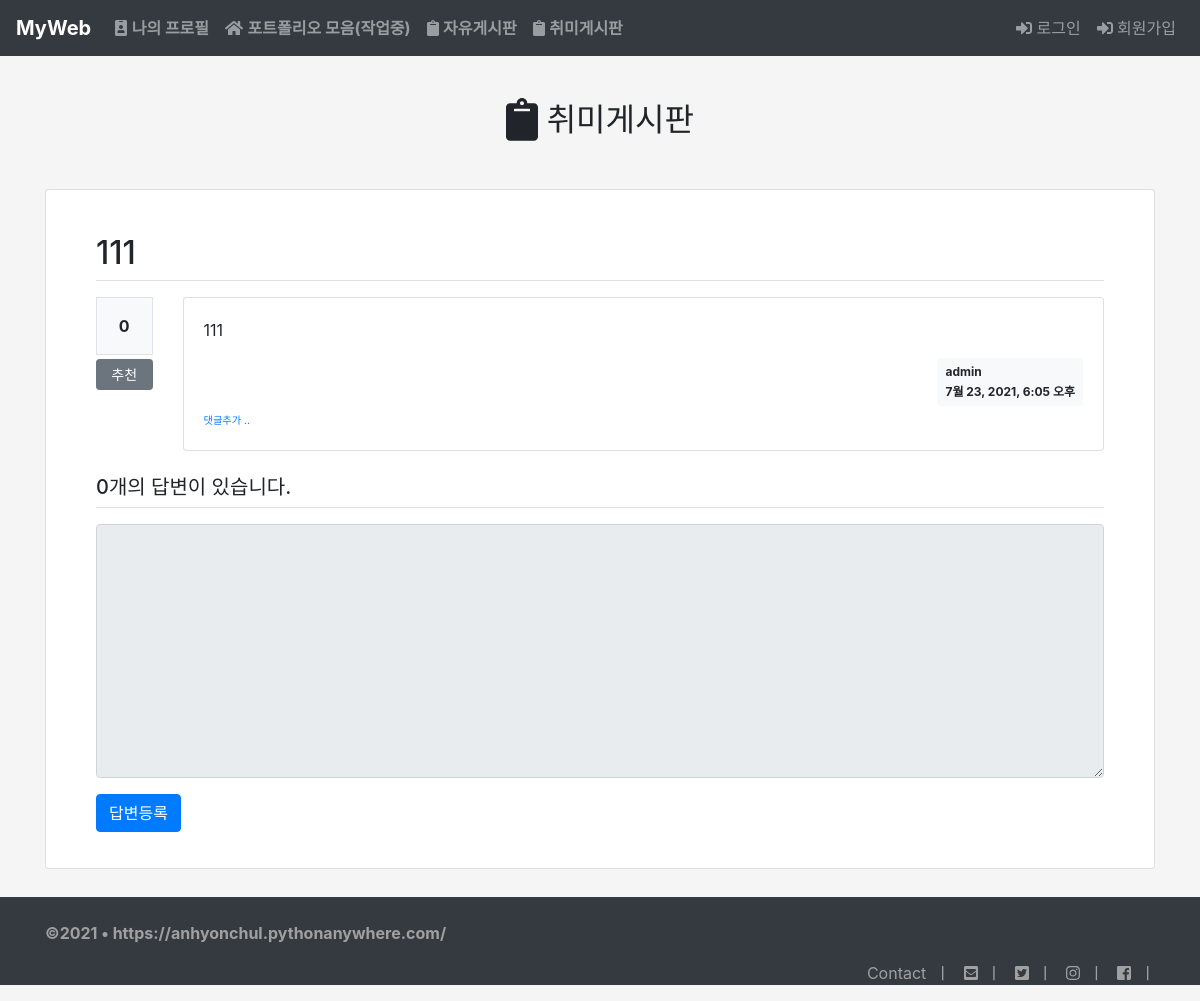
The page /pybo2/17/ on the database as committed earlier.
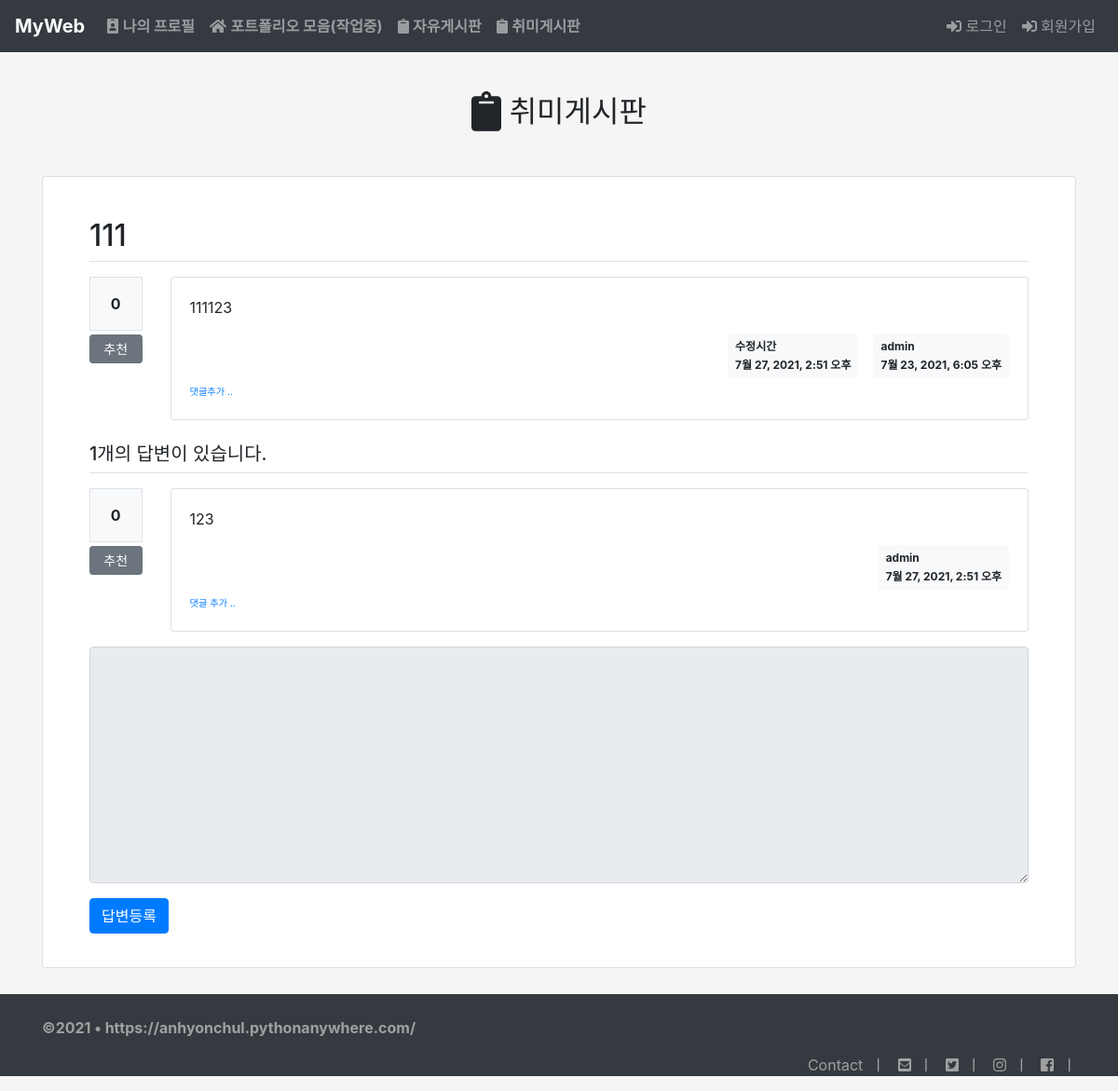
The same page on the database as committed later.
### pybo2/models.py (models this page shows, shortened)
class Question(models.Model):
    author = models.ForeignKey(User, on_delete=models.CASCADE, related_name='author_question2')
    subject = models.CharField(max_length=200)
    content = models.TextField()
    create_date = models.DateTimeField()
    modify_date = models.DateTimeField(null=True, blank=True)
    voter = models.ManyToManyField(User, related_name='voter_question2')

class Answer(models.Model):
    author = models.ForeignKey(User, on_delete=models.CASCADE, related_name='author_answer2')
    question = models.ForeignKey(Question, on_delete=models.CASCADE)
    content = models.TextField()
    create_date = models.DateTimeField()
    modify_date = models.DateTimeField(null=True, blank=True)
    voter = models.ManyToManyField(User, related_name='voter_answer2')

### pybo2/views.py (the view)
# urls.py: path('<int:question_id>/', base_views.detail, name='detail'),
def detail(request, question_id):
    question = get_object_or_404(Question, pk=question_id)
    context = {'question': question}
    return render(request, 'pybo2/question_detail.html', context)

### pybo2/templatetags/pybo_filter.py (called while the page is built)
@register.filter
def mark(value):
    extensions = ["nl2br", "fenced_code"]
    return mark_safe(markdown.markdown(value, extensions=extensions))

### templates/pybo2/question_detail.html (shortened to what this page needs)
{% extends 'base.html' %}
{% load pybo_filter %}
{% block content %}
<div class="container my-1">
    <div class="text-center">
        <h2 class="my-5"><i class="fas fa-clipboard fa-lg"></i> 취미게시판</h2>
    </div>
    <div class="card col-12">
        <div class="card-body">
            <div class="container my-3">
              <h2 class="border-bottom py-2">{{ question.subject }}</h2>
              <div class="row my-3">
                  <div class="col-1">
                      <div class="bg-light text-center p-3 border font-weight-bolder mb-1">
                        {{ question.voter.count }}
                      </div>
                      <a href="#" data-uri="{% url 'pybo2:vote_question' question.id %}"
                         class="recommend btn btn-sm btn-secondary btn-block my-1">추천</a>
                  </div>
                  <div class="col-11">
                    <div class="card">
                        <div class="card-body">
                            <div class="card-text">{{ question.content|mark }}</div>
                            <div class="d-flex justify-content-end">
                                {% if question.modify_date %}
                                <div class="badge badge-light p-2 text-left mx-3">
                                    <div class="mb-2">수정시간</div>
                                    <div>{{ question.modify_date }}</div>
                                </div>
                                {% endif %}
                                <div class="badge badge-light p-2 text-left">
                                    <div class="mb-2">{{ question.author.username }}</div>
                                    <div>{{ question.create_date }}</div>
                                </div>
                            </div>
                            <div>
                              <a href="{% url 'pybo2:comment_create_question' question.id %}"
                                 class="small"><small>댓글추가 ..</small></a>
                            </div>
                        </div>
                    </div>
                  </div>
              </div>
              <h5 class="border-bottom my-3 py-2">
                  {{question.answer_set.count}}개의 답변이 있습니다.
              </h5>
              {% for answer in question.answer_set.all %}
              <div class="row my-3">
                <div class="col-1">
                  <div class="bg-light text-center p-3 border font-weight-bolder mb-1>">
                    {{ answer.voter.count }}
                  </div>
                  <a href="#" data-uri="{% url 'pybo2:vote_answer' answer.id %}"
                     class="recommend btn btn-sm btn-secondary btn-block my-1">추천</a>
                </div>
                <div class="col-11">
                  <div class="card">
                    <div class="card-body">
                      <div class="card-text">{{ answer.content|mark }}</div>
                      <div class="d-flex justify-content-end">
                        <div class="badge badge-light p-2 text-left">
                            <div class="mb-2">{{ answer.author.username }}</div>
                            <div>{{ answer.create_date }}</div>
                        </div>
                      </div>
                      <div>
                        <a href="{% url 'pybo2:comment_create_answer' answer.id %}"
                           class="small"><small>댓글 추가 ..</small></a>
                      </div>
                    </div>
                  </div>
                </div>
              </div>
              {% endfor %}
                <form action="{% url 'pybo2:answer_create' question.id %}" method="post" class="my-3">
                    <div class="form-group">
                        <textarea {% if not user.is_authenticated %}disabled{% endif %}
                                  name="content" id="content" class="form-control" rows="10"></textarea>
                    </div>
                    <input type="submit" value="답변등록" class="btn btn-primary">
                </form>
            </div>
        </div>
    </div>
</div>
{% endblock %}

### templates/base.html (shortened to what this page needs)
{% load static %}
<!doctype html>
<html lang="ko">
<head>
    <link rel="stylesheet" type="text/css" href="{% static 'bootstrap.css' %}">
</head>
<body>
{% include "navbar.html" %}
{% block content %}
{% endblock %}
<br>
<footer class="py-4 bg-dark nt_footer">
    <div class="container">
        <div class="footer_box">
            <div>
                <p class="footer_text" style="color:#a0a0a0">
                    <strong>©2021 • https://anhyonchul.pythonanywhere.com/</strong>
                </p>
            </div>
           <div style="float:right;">
                <p class="footer_text" style="color:#a0a0a0">
                    Contact &nbsp;ㅣ
                    &nbsp;&nbsp;<i class="fas fa-envelope-square"></i>&nbsp;&nbsp;ㅣ
                    &nbsp;&nbsp;<i class="fab fa-twitter-square"></i>&nbsp;&nbsp;ㅣ
                    &nbsp;&nbsp;<i class="fab fa-instagram"></i>&nbsp;&nbsp;ㅣ
                    &nbsp;&nbsp;<i class="fab fa-facebook-square"></i>&nbsp;&nbsp;ㅣ
                </p>
           </div>
        </div>
    </div>
</footer>
</body>
</html>

### templates/navbar.html (shortened to what this page needs)
{% load static %}
<nav class="navbar fixed-top navbar-expand-sm bg-dark navbar-dark">
    <a class="navbar-brand" href="{% url 'pybo:index' %}"><strong>MyWeb</strong></a>
    <div class="collapse navbar-collapse" id="collapsibleNavbar">
        <ul class="navbar-nav navbar-dark">
            <li class="nav-item">
                <a class="nav-link" href="{% url 'pybo:profile' %}">
                    <i class="fas fa-id-badge"></i>&nbsp;<strong>나의 프로필</strong></a>
            </li>
            <li class="nav-item">
                <a class="nav-link" href="#">
                    <i class="fas fa-home"></i>&nbsp;<strong>포트폴리오 모음(작업중)</strong></a>
            </li>
            <li class="nav-item">
                <a class="nav-link" href="{% url 'pybo:board' %}">
                    <i class="fas fa-clipboard"></i>&nbsp;<strong>자유게시판</strong></a>
            </li>
            <li class="nav-item">
                <a class="nav-link" href="{% url 'pybo2:index' %}">
                    <i class="fas fa-clipboard"></i>&nbsp;<strong>취미게시판</strong></a>
            </li>
        </ul>
        <form class="form-inline ml-auto" action="">
            <ul class="navbar-nav navbar-dark">
                <li class="nav-item">
                    {% if user.is_authenticated %}
                    <a class="nav-link" href="{% url 'common:logout' %}">
                        <i class="fas fa-sign-out-alt"></i>&nbsp;'{{ user.username }}'님(로그아웃)</a>
                    {% else %}
                    <a class="nav-link" href="{% url 'common:login' %}">
                        <i class="fas fa-sign-in-alt"></i>&nbsp;로그인</a>
                    {% endif %}
                </li>
                <li class="nav-item">
                    <a class="nav-link" href="{% url 'common:signup' %}">
                        <i class="fas fa-sign-in-alt"></i>&nbsp;회원가입</a>
                </li>
            </ul>
        </form>
    </div>
</nav>

Rows that differ between the two databases and show on the page:
changed Question "admin": content|mark "111" → "111123"; modify_date (not shown) → "7월 27, 2021, 2:51 오후"; answer_set.count "0" → "1"
added Answer: voter.count "0", content|mark "123", author.username "admin", create_date "7월 27, 2021, 2:51 오후"
Other text that changed with them:
text now shown: "수정시간"
